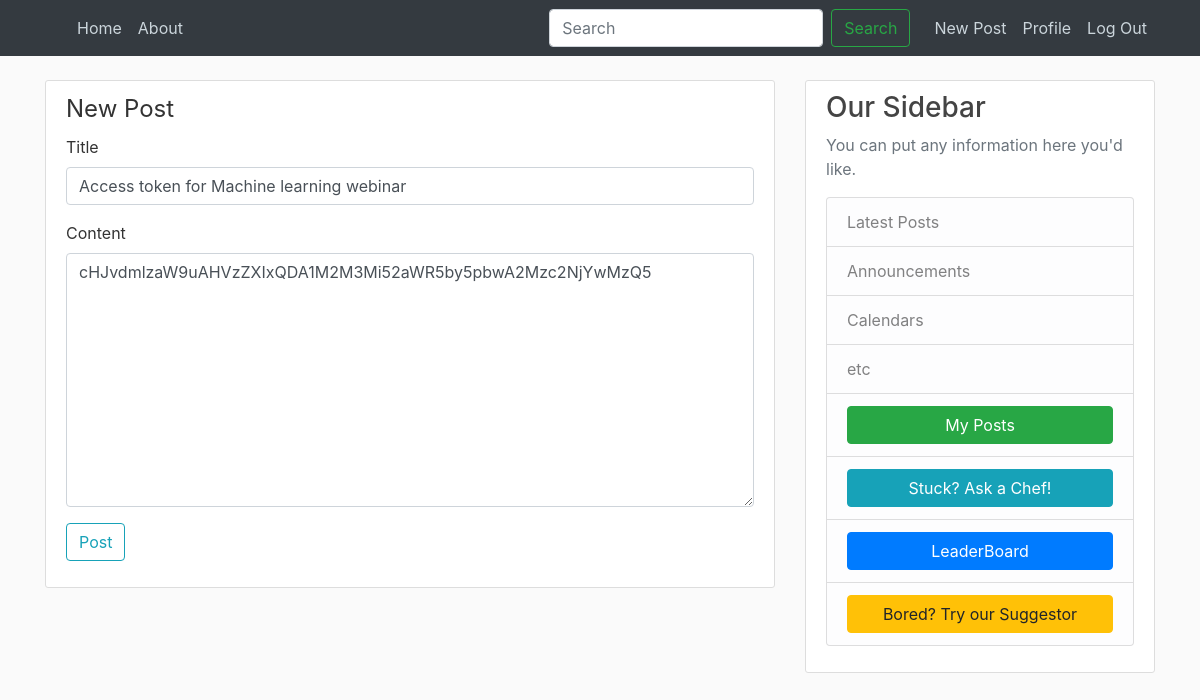
The page /post/36/update (signed in) on the database as committed earlier.
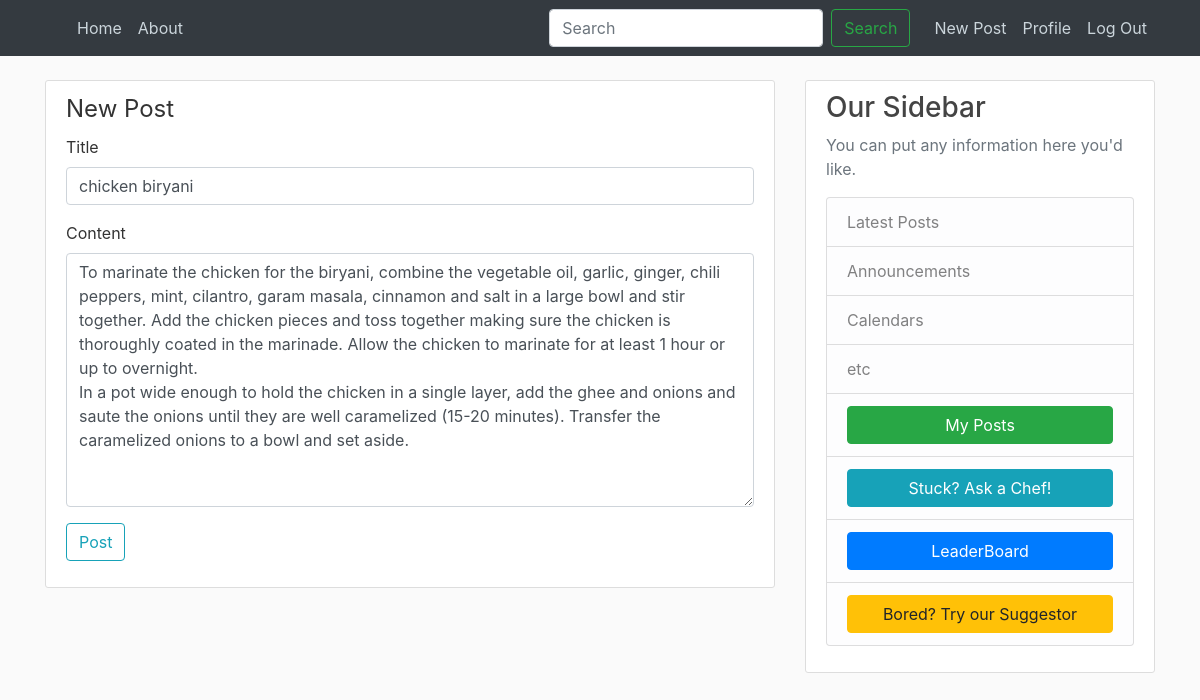
The same page on the database as committed later.
### blog/models.py (models this page shows, shortened)
class Post(models.Model):
	title = models.CharField(max_length=100)
	content = models.TextField(blank=False)
	date_posted = models.DateTimeField(default=timezone.now)
	author = models.ForeignKey(User, on_delete=models.CASCADE)

### blog/views.py (the view, shortened to what this page needs)
# urls.py: path('post/<int:pk>/update',PostUpdateView.as_view(),name='post-update'),
class PostUpdateView(LoginRequiredMixin,UserPassesTestMixin,UpdateView):
	model = Post
	fields = ['title','content']
	success_url='/'
	def test_func(self):
		post = self.get_object()
		if self.request.user == post.author:
			return True
		return False

### blog/templates/blog/post_form.html (shortened to what this page needs)
{% extends 'blog/base.html' %}
{% load bootstrap4 %}
{% block content %}
	<div class="content-section">
		<legend>New Post</legend>
		<form method="post">
		    {% bootstrap_form form %}
		    <div class="form-group">
		    <button class="btn btn-outline-info" type="submit">Post</button>
		    </div>
	    </form>
	</div>
{% endblock %}

Rows that differ between the two databases and show on the page:
changed Post: title "Access token for Machine learning webinar" → "chicken biryani"; content "cHJvdmlzaW9uAHVzZXIxQDA1M2M3Mi52aWR5by5pbwA2Mzc2NjYwMzQ5" → "To marinate the chicken for the biryani, combine the vegetable oil, garlic, ginger, chili peppers, mint, cilantro, garam masala, cinnamon and salt in a large bowl and stir together. Add the chicken pieces and toss together making sure the chicken is thoroughly coated in the marinade. Allow the chicken to marinate for at least 1 hour or up to overnight. In a pot wide enough to hold the chicken in a single layer, add the ghee and onions and saute the onions until they are well caramelized (15-20 minutes). Transfer the caramelized onions to a bowl and set aside."
